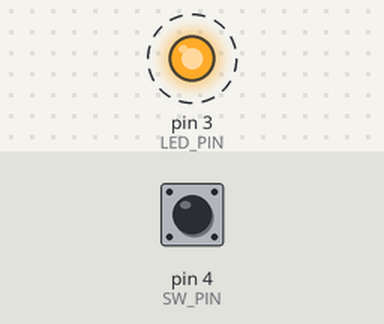
The sketch below on a simulated Arduino Uno, built with avr-gcc and run on an emulated ATmega328P. Parts: output pins drawn as LEDs (lit = HIGH). Dashed ring = blinking. Inputs (shaded band) come from the test bench; at power-on: pin 4 (SW_PIN) HIGH.

Above: at 1.3 s.
1.7 s: pin 4 (SW_PIN) pulled LOW for 3.2 s
At 1.9 s:
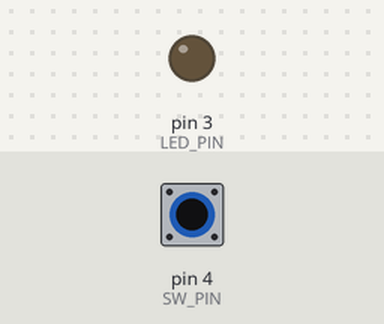
At 3.0 s:
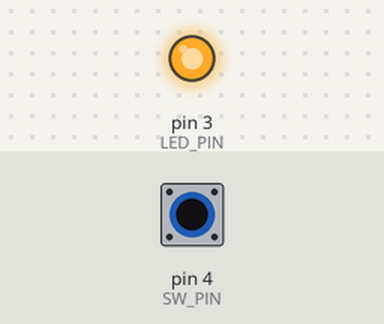
Timing chart, 0 to 12.4 s (numbered marks = the images above; inputs shaded):
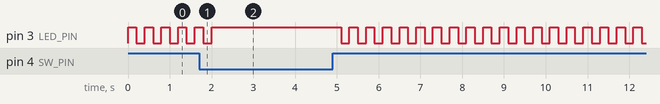

The sketch:

kadai2-2-3.ino
```cpp
const int LED_PIN = 3;
const int SW_PIN = 4;
int sw1;
void setup() {
  pinMode(LED_PIN,OUTPUT);
  pinMode(SW_PIN,INPUT);
}

// the loop function runs over and over again forever
void loop() {
  sw1=digitalRead(SW_PIN);
  if(sw1==LOW){//スイッチを押したとき
    digitalWrite(LED_PIN,HIGH);
  }
  else{//スイッチがOFFのとき
    digitalWrite(LED_PIN,HIGH);
    delay(200);
    digitalWrite(LED_PIN,LOW);
    delay(200);
  }
}
```
